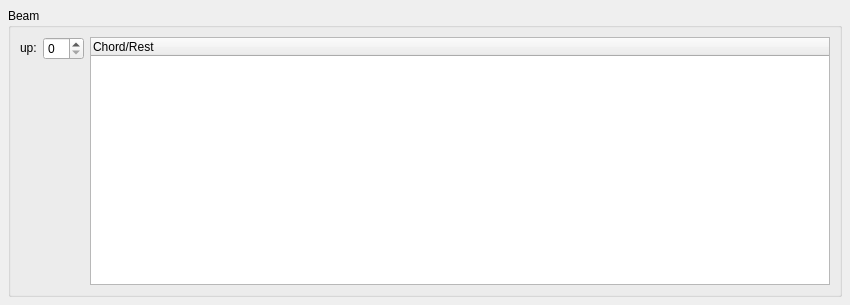
<?xml version="1.0" encoding="UTF-8"?>
<ui version="4.0">
 <class>BeamBase</class>
 <widget class="QWidget" name="BeamBase">
  <property name="geometry">
   <rect>
    <x>0</x>
    <y>0</y>
    <width>850</width>
    <height>305</height>
   </rect>
  </property>
  <property name="windowTitle">
   <string>Form</string>
  </property>
  <layout class="QVBoxLayout">
   <property name="spacing">
    <number>6</number>
   </property>
   <property name="margin">
    <number>8</number>
   </property>
   <item>
    <widget class="QGroupBox" name="groupBox">
     <property name="title">
      <string notr="true" comment="do not translate">Beam</string>
     </property>
     <property name="flat">
      <bool>true</bool>
     </property>
     <layout class="QGridLayout">
      <property name="verticalSpacing">
       <number>0</number>
      </property>
      <item row="0" column="0">
       <widget class="QLabel" name="label">
        <property name="sizePolicy">
         <sizepolicy hsizetype="Fixed" vsizetype="Fixed">
          <horstretch>0</horstretch>
          <verstretch>0</verstretch>
         </sizepolicy>
        </property>
        <property name="text">
         <string>up:</string>
        </property>
       </widget>
      </item>
      <item row="0" column="1">
       <widget class="QSpinBox" name="up">
        <property name="sizePolicy">
         <sizepolicy hsizetype="Fixed" vsizetype="Fixed">
          <horstretch>0</horstretch>
          <verstretch>0</verstretch>
         </sizepolicy>
        </property>
       </widget>
      </item>
      <item row="0" column="2" rowspan="3" colspan="2">
       <widget class="QTreeWidget" name="elements">
        <column>
         <property name="text">
          <string>Chord/Rest</string>
         </property>
        </column>
       </widget>
      </item>
     </layout>
    </widget>
   </item>
  </layout>
 </widget>
 <resources/>
 <connections/>
</ui>
